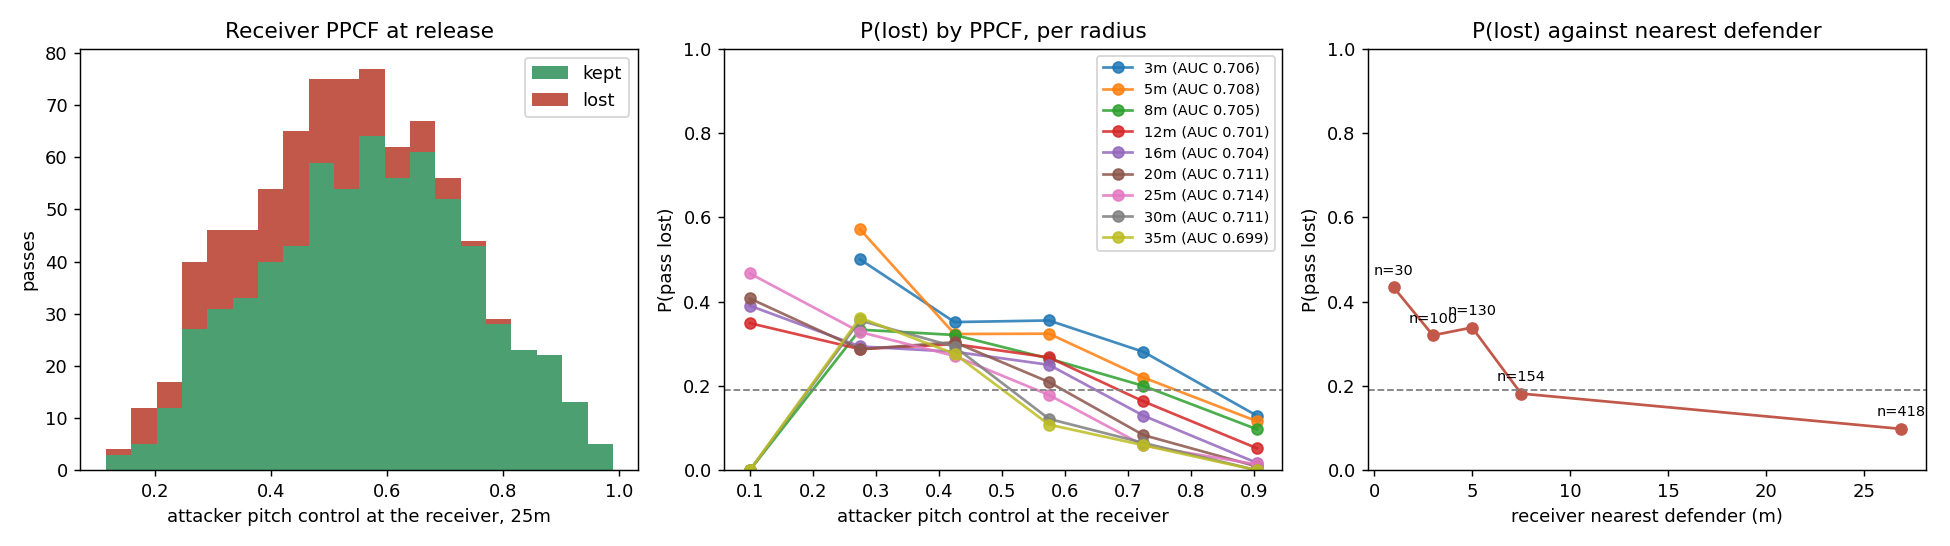

Recreate this plot in Python.
"""Does pitch control at the RECEIVER predict whether a pass is lost?

After a 5M training run the attackers pass into pressure a lot: the ball head
plays into a defender's feet as readily as into space. Two things in the
environment explain why it could not have learned otherwise, and both are
structural rather than a matter of training longer.

  1. The reward cannot see a pass. `physics/ppcf.py` is a pure function of
     player positions and velocities -- `ball_pos` is used only to cache TTI
     into `players['i_p']` -- so `Phi = alpha*pc_f3 + beta*pc_hs` is blind to
     the ball, and so is the per-agent `phi_i`. Releasing the ball moves no
     player, so it moves no potential. Held constant, the reward on the release
     tick is bit-identical for HOLD and for all nine pass targets. The only pass
     content in the whole signal is the terminal `turnover_penalty`, which is
     the team scalar every attacker is paid equally, arriving ~20 ticks later,
     and identical to the one a dribble dispossession pays.

  2. The observation cannot see the receiver's pressure. An attacker gets
     `nearest_defender_feats` about ITSELF and the `K_DEF = 5` defenders nearest
     ITSELF; the teammate block is relative position and velocity only. Measured
     over 40 episodes, the defender who would actually contest a given receiver
     is inside the holder's 5-defender window just 54.3% of the time, so for
     nearly half the targets the threat is not in the input at all.

So we are running this test to establish the missing quantity before adding it:
whether attacker pitch control in the disc around the RECEIVER, at the moment of
release, actually predicts that the pass is lost in this sim. If it does, it is
the feature to put in the teammate block, one column per pass slot.

The variable that decides this is the RADIUS, not any threshold on it. Read at
`termination.AREA_RADIUS = 3.0` -- the +/-2m block the shot gate uses -- the
statistic is saturated at a median of 0.97 and separates almost nothing, because
every player controls the grass under his own feet. That is a statement about
the radius, not about pitch control. See RECEIVER_RADII.

Nearest-defender distance to the receiver is measured alongside as the cheap
alternative, so "use PPCF" ends up a finding rather than an assumption, and
every predictor is scored by AUC rather than by eye: bucket tables show shape
but hide how much of the sample is piled into one bucket.

Writes pass_pressure_samples.csv, pass_pressure_sweep.csv and
pass_pressure_calibration.png next to this file.
"""
import csv
import os
import sys

import matplotlib
matplotlib.use("Agg")
import matplotlib.pyplot as plt
import numpy as np

REPO_ROOT = os.path.abspath(os.path.join(os.path.dirname(__file__), "..", ".."))
sys.path.insert(0, REPO_ROOT)

import physics.ppcf as ppcf                                    # noqa: E402
from environment.grid import PC_CELL_SIZE, PC_NX, PC_NY        # noqa: E402
from environment.lowblock_env import LowBlockEnv, PC_EXTENT    # noqa: E402
from environment.termination import (AREA_DI, AREA_DJ,         # noqa: E402
                                     AREA_RADIUS, pcf_in_area)

OUT_DIR = os.path.dirname(os.path.abspath(__file__))

# The cells pcf_in_area averages, as metre offsets from the player. Recentred on
# an arbitrary point this is the same statistic computed off its own PPCF call
# instead of read out of the fixed grid -- see ON_GRID_MIN_X.
AREA_OFFSETS = np.stack([AREA_DI * PC_CELL_SIZE, AREA_DJ * PC_CELL_SIZE], axis=1)

# THE RADIUS IS THE VARIABLE, not the threshold. termination.AREA_RADIUS = 3.0
# against 2m cells is a 3x3 block spanning +/-2m: the grass under the player's
# own feet. It was calibrated for the shot gate, where the question is whether a
# shooter owns his own body space, and at that scale everyone owns it -- the sim
# median is 0.97, so the statistic is saturated and cannot separate anything.
#
# The pass question is a different one at a different scale: how much of the
# space a receiver must move into, take a touch in and turn out of does his team
# control. That is tens of metres, not two. So the receiver statistic is swept
# over radius here, and a single PPCF call over the largest disc serves all of
# them -- the smaller radii are subsets of the same cells.
# 20m was the top of the first sweep and came out best, which means the sweep
# never found a turning point -- "best" only meant "largest tried". Extended
# past it. There is a confound at this end and report() checks it: a 30m disc
# around a receiver in empty midfield is mostly grass nobody contests, so a large
# radius can drift from measuring pressure into measuring field position.
RECEIVER_RADII = (3.0, 5.0, 8.0, 12.0, 16.0, 20.0, 25.0, 30.0, 35.0)
PITCH_MAX = np.array([105.0, 68.0])


def _disc_offsets(radius, cell=PC_CELL_SIZE):
    """Metre offsets of every cell centre within `radius`, same construction as
    termination.AREA_DI/AREA_DJ."""
    r = int(radius // cell)
    di, dj = np.meshgrid(np.arange(-r, r + 1), np.arange(-r, r + 1),
                         indexing="ij")
    within = (di ** 2 + dj ** 2) * cell ** 2 <= radius ** 2
    return np.stack([di[within] * cell, dj[within] * cell], axis=1)


DISC_OFFSETS = _disc_offsets(max(RECEIVER_RADII))
DISC_RADIUS = np.linalg.norm(DISC_OFFSETS, axis=1)
RADIUS_MASKS = {r: DISC_RADIUS <= r for r in RECEIVER_RADII}

# The PPCF grid spans x in [43, 105]. pcf_in_area clips cell indices into that
# box and _masked_mean counts the out-of-range cells as zero while still
# dividing by AREA_CELLS, so a player near or behind the edge reads LOW control
# because the grid does not cover him, not because he is marked. Any receiver
# whose whole disc is not inside the grid is off-grid for this purpose.
ON_GRID_MIN_X = PC_EXTENT[0] + AREA_RADIUS

N_EPISODES = 220
MAX_TICKS = 300
PASS_RATE = 0.15        # per holder-tick, so passes are sampled across the state
                        # distribution rather than only where a policy would play
SETTLE_TICKS = 10       # ticks after arrival within which a loss still counts as
                        # the pass's fault -- receiving into pressure and being
                        # dispossessed immediately IS passing into pressure
SEED = 1

# Buckets for the reported curve. Uneven on purpose: the interesting structure is
# at the bottom, where the gate would sit.
EDGES = (0.0, 0.2, 0.35, 0.5, 0.65, 0.8, 1.01)
THRESHOLDS = (0.10, 0.15, 0.20, 0.25, 0.30, 0.35, 0.40, 0.50)


def receiver_pcf(env, target_row):
    """Attacker pitch control in the disc around the intended receiver, read off
    the surface for the state the pass is being decided in (env.pc_att is the
    one from the step that produced the current state, which is what the policy
    sees). This is the cheap version: free off a call step() already makes, but
    only meaningful inside PC_EXTENT."""
    pos = np.asarray(env.players["position"][target_row], dtype=float)[None, :]
    surface = np.asarray(env.pc_att, dtype=float).reshape(PC_NX, PC_NY)
    return float(pcf_in_area(pos, surface)[0])


def receiver_pcf_radii(env, target_row):
    """Attacker pitch control around the receiver at every radius in
    RECEIVER_RADII, from ONE PPCF call over the largest disc.

    Centred on the receiver rather than read off the fixed grid, so it is
    defined everywhere on the pitch (see ON_GRID_MIN_X). Cells that fall off the
    pitch are dropped rather than averaged in: for a receiver near a touchline a
    large disc hangs well over the line, and whoever happens to be nearest that
    dead space would otherwise be credited with controlling it.

    ball_pos is left None on purpose -- it only drives the players['i_p'] TTI
    cache, which the env owns and overwrites on its own step.
    """
    pos = np.asarray(env.players["position"][target_row], dtype=float)
    pts = pos + DISC_OFFSETS
    on_pitch = ((pts >= 0.0) & (pts <= PITCH_MAX)).all(axis=1)

    per_player = ppcf.PPCF_grid(pts, env.players)
    att = per_player[:, env.players["team"] == "attacker"].sum(axis=1)
    return {r: float(att[m & on_pitch].mean())
            for r, m in RADIUS_MASKS.items()}


def receiver_defender_distance(env, target_row):
    pos = np.asarray(env.players["position"][target_row], dtype=float)
    dpos = np.asarray(env.players["position"][env.n_att:], dtype=float)
    return float(np.linalg.norm(dpos - pos, axis=1).min())


def target_row_of(env, slot):
    """Ball action `slot` -> attacker row, mirroring engine.ball_action's
    sorted-teammate-id indexing."""
    holder_id = int(env.attacker_ids[env.holder_row()])
    mates = np.sort(env.attacker_ids[env.attacker_ids != holder_id])
    return int(np.flatnonzero(env.attacker_ids == int(mates[slot - 1]))[0])


def random_movement(rng, n_att):
    a = np.zeros((n_att, 3), dtype=np.int64)
    a[:, 0] = rng.integers(0, 9, n_att)
    a[:, 1] = rng.integers(0, 3, n_att)
    return a


def collect():
    """One row per attempted pass. The attackers move randomly and pass at
    random to a random legal target: this is a state-distribution sampler, not a
    policy, and the caveat that it is not the trained policy's distribution is
    recorded in the README rather than papered over."""
    rng = np.random.default_rng(SEED)
    env = LowBlockEnv(max_ticks=MAX_TICKS, scripted_attackers=False)

    rows = []
    for _ in range(N_EPISODES):
        env.reset(seed=int(rng.integers(0, 2 ** 31 - 1)))
        pending = None   # a pass in the air, or just landed and still settling

        for t in range(MAX_TICKS):
            action = random_movement(rng, env.n_att)
            row = env.holder_row()

            if row is not None and pending is None:
                legal = np.flatnonzero(env.action_mask()[row])
                legal = legal[legal != 0]        # HOLD is not a pass
                if legal.size and rng.random() < PASS_RATE:
                    slot = int(rng.choice(legal))
                    trow = target_row_of(env, slot)
                    action[row, 2] = slot
                    pending = {
                        "pcf": receiver_pcf(env, trow),
                        "radii": receiver_pcf_radii(env, trow),
                        "x": float(env.players["position"][trow][0]),
                        "def_dist": receiver_defender_distance(env, trow),
                        "length": float(np.linalg.norm(
                            env.players["position"][trow]
                            - env.players["position"][row])),
                        "target_row": trow,
                        "released": t,
                        "arrived": None,
                        "in_flight_loss": False,
                    }

            _obs, _r, term, _trunc, info = env.step(action)

            if pending is not None:
                lost_now = info["outcome"] == "failure"
                if pending["arrived"] is None:
                    # still in the air, until the ball is held again
                    if lost_now:
                        pending["in_flight_loss"] = True
                        rows.append(_finish(pending, True, True))
                        pending = None
                    elif env.ball["state"] == "held":
                        holder = env.holder_row()
                        if holder is None:
                            # a defender collected it -- ball_mechanics gives it
                            # to whoever is nearest the landing spot
                            rows.append(_finish(pending, True, True))
                            pending = None
                        else:
                            pending["arrived"] = t
                elif lost_now or t - pending["arrived"] >= SETTLE_TICKS:
                    # completed; did the receiver survive the settling window?
                    rows.append(_finish(pending, False, bool(lost_now)))
                    pending = None

            if term:
                if pending is not None:
                    rows.append(_finish(pending, pending["arrived"] is None,
                                        info["outcome"] == "failure"))
                    pending = None
                break

    return rows


def _finish(pending, lost_in_transit, lost_soon):
    row = {"pcf_r{:g}".format(r): v for r, v in pending["radii"].items()}
    row.update({
        "receiver_pcf": pending["pcf"],
        "receiver_x": pending["x"],
        "on_grid": int(pending["x"] >= ON_GRID_MIN_X),
        "receiver_def_dist": pending["def_dist"],
        "pass_length": pending["length"],
        # the pass never reached its man
        "lost_in_transit": int(lost_in_transit),
        # ... or it did, and was gone inside SETTLE_TICKS
        "lost_within_settle": int(lost_soon),
    })
    return row


def auc(score, y):
    """P(a lost pass scores higher than a kept one), ties counted as half.

    Mann-Whitney U. Bucket tables show shape but hide how much of the sample
    sits in one bucket; this is the single number that says whether a predictor
    separates the two classes at all. 0.5 is a coin flip. `score` must be
    oriented so that higher means more dangerous.
    """
    a, b = score[y], score[~y]
    if not len(a) or not len(b):
        return float("nan")
    ranks = np.argsort(np.argsort(np.concatenate([a, b])))[:len(a)] + 1
    u = ranks.sum() - len(a) * (len(a) + 1) / 2
    return float(u / (len(a) * len(b)))


def logistic_auc(scores, y, iters=300, lr=0.5):
    """AUC of the best linear combination of `scores`, each standardised. If a
    predictor is redundant given the others its fitted weight collapses toward
    zero and the combined AUC does not beat the best single one."""
    X = np.stack(scores, axis=1)
    X = (X - X.mean(0)) / np.where(X.std(0) > 0, X.std(0), 1.0)
    X = np.hstack([X, np.ones((len(X), 1))])
    w = np.zeros(X.shape[1])
    for _ in range(iters):
        p = 1.0 / (1.0 + np.exp(-X @ w))
        w += lr * X.T @ (y.astype(float) - p) / len(X)
    return auc(X @ w, y), w[:-1]


def curve(x, lost, edges):
    out = []
    for lo, hi in zip(edges[:-1], edges[1:]):
        m = (x >= lo) & (x < hi)
        out.append((lo, hi, int(m.sum()),
                    float(lost[m].mean()) if m.any() else float("nan")))
    return out


def report(rows):
    pcf = np.array([r["receiver_pcf"] for r in rows])
    radii = {r: np.array([row["pcf_r{:g}".format(r)] for row in rows])
             for r in RECEIVER_RADII}
    dist = np.array([r["receiver_def_dist"] for r in rows])
    on = np.array([r["on_grid"] for r in rows], dtype=bool)
    transit = np.array([r["lost_in_transit"] for r in rows], dtype=float)
    settle = np.array([r["lost_within_settle"] for r in rows], dtype=float)
    lost = np.maximum(transit, settle)

    print(f"passes {len(rows)}  lost in transit {transit.mean():.1%}  "
          f"lost within {SETTLE_TICKS} ticks of arrival {settle.mean():.1%}  "
          f"either {lost.mean():.1%}")
    print(f"receivers off the PPCF grid (x < {ON_GRID_MIN_X:.0f}): "
          f"{(~on).sum()} of {len(rows)} = {(~on).mean():.1%}, "
          f"loss rate {lost[~on].mean():.1%} against {lost[on].mean():.1%} on it")
    print()

    # The grid-read column is only interpretable on-grid, so it is reported both
    # ways: the contaminated curve is what you get if you forget, and the
    # difference between them IS the finding.
    for label, mask in (("ALL passes (contaminated)", np.ones_like(on)),
                        ("on-grid receivers only", on)):
        print(f"receiver pcf_in_area, grid-read -- {label}")
        print("  bucket              n    P(lost)")
        for lo, hi, n, p in curve(pcf[mask], lost[mask], EDGES):
            print(f"  [{lo:.2f}, {hi:.2f})     {n:5d}   {p:.1%}")
        print()

    y = lost.astype(bool)

    # THE HEADLINE. Radius, not threshold, is what decides whether PPCF can see
    # pressure at all. `spread` is the interquartile range: a statistic pinned
    # against 1.0 for everybody has nothing left to discriminate with, so it is
    # reported next to the AUC rather than inferred from it.
    print("receiver PPCF by radius (own centred call):")
    print("  radius   median   IQR     AUC     vs distance, best linear combo")
    for r in RECEIVER_RADII:
        x = radii[r]
        iqr = float(np.percentile(x, 75) - np.percentile(x, 25))
        combo, w = logistic_auc([-x, -dist], y)
        print(f"  {r:5.0f}m   {np.median(x):.3f}   {iqr:.3f}   "
              f"{auc(-x, y):.3f}   {combo:.3f}  "
              f"(pcf {w[0]:+.2f}, dist {w[1]:+.2f})")
    print()

    best_r = max(RECEIVER_RADII, key=lambda r: auc(-radii[r], y))
    best = radii[best_r]
    print(f"best radius {best_r:.0f}m -- P(lost) by bucket")
    print("  bucket              n    P(lost)")
    for lo, hi, n, p in curve(best, lost, EDGES):
        print(f"  [{lo:.2f}, {hi:.2f})     {n:5d}   {p:.1%}")
    print()

    print("receiver nearest defender  n    P(lost)     (the cheap alternative)")
    for lo, hi, n, p in curve(dist, lost, (0.0, 2.0, 4.0, 6.0, 9.0, 99.0)):
        print(f"  [{lo:.0f}m, {hi:.0f}m)        {n:5d}   {p:.1%}")
    print()

    print("predictor                                  AUC")
    for name, score, m in (
            ("receiver pcf_in_area, grid-read (all)", -pcf, np.ones_like(on)),
            ("receiver pcf_in_area, grid-read (on-grid)", -pcf, on),
            (f"receiver PPCF at {best_r:.0f}m, centred", -best, np.ones_like(on)),
            ("receiver nearest-defender distance", -dist, np.ones_like(on)),
            ("pass length", np.array([r["pass_length"] for r in rows]),
             np.ones_like(on))):
        print(f"  {name:<42} {auc(score[m], y[m]):.3f}   (n={int(m.sum())})")
    print()

    print(f"gate on the {best_r:.0f}m PPCF, all passes:")
    for thr in THRESHOLDS:
        below = best < thr
        if not below.any():
            continue
        print(f"  < {thr:.2f}: masks {below.mean():5.1%} of passes, "
              f"carrying {lost[below].mean():5.1%} loss "
              f"vs {lost[~below].mean():5.1%} for the rest")
    print()

    # THE CONFOUND. A big disc around a receiver standing in empty midfield is
    # mostly uncontested grass, and deep receivers are safe for reasons that have
    # nothing to do with pressure. If a large radius is really just reading field
    # position, then receiver x explains it and PPCF's weight collapses once x is
    # in the model -- the same collapse that exposed the 3m column as redundant
    # against distance. Reported for every radius, because where it sets in is
    # exactly where the radius stops being a pressure measurement.
    x = np.array([r["receiver_x"] for r in rows])
    print(f"field-position control (receiver x alone, AUC {auc(-x, y):.3f}):")
    print("  radius   pcf alone   +x      weights (pcf, x)")
    for r in RECEIVER_RADII:
        with_x, w = logistic_auc([-radii[r], -x], y)
        print(f"  {r:5.0f}m   {auc(-radii[r], y):.3f}       {with_x:.3f}   "
              f"({w[0]:+.2f}, {w[1]:+.2f})")
    print()
    all_three, w3 = logistic_auc([-radii[best_r], -dist, -x], y)
    print(f"  all three at {best_r:.0f}m: AUC {all_three:.3f}  "
          f"(pcf {w3[0]:+.2f}, dist {w3[1]:+.2f}, x {w3[2]:+.2f})")

    with open(os.path.join(OUT_DIR, "pass_pressure_samples.csv"), "w",
              newline="") as fh:
        w = csv.DictWriter(fh, fieldnames=list(rows[0].keys()))
        w.writeheader()
        w.writerows(rows)

    with open(os.path.join(OUT_DIR, "pass_pressure_sweep.csv"), "w",
              newline="") as fh:
        w = csv.writer(fh)
        w.writerow(["radius", "median", "iqr", "auc", "auc_with_distance",
                    "weight_pcf", "weight_distance"])
        for r in RECEIVER_RADII:
            x = radii[r]
            combo, wt = logistic_auc([-x, -dist], y)
            w.writerow([r, float(np.median(x)),
                        float(np.percentile(x, 75) - np.percentile(x, 25)),
                        auc(-x, y), combo, float(wt[0]), float(wt[1])])

    plot(radii, best_r, dist, lost, y)
    return radii, best_r, dist, lost


def plot(radii, best_r, dist, lost, y):
    fig, ax = plt.subplots(1, 3, figsize=(15, 4.2))

    best = radii[best_r]
    ax[0].hist([best[lost == 0], best[lost == 1]], bins=20, stacked=True,
               label=["kept", "lost"], color=["#4c9f70", "#c1584a"])
    ax[0].set_xlabel(f"attacker pitch control at the receiver, {best_r:.0f}m")
    ax[0].set_ylabel("passes")
    ax[0].set_title("Receiver PPCF at release")
    ax[0].legend()

    # Every radius on one axis: the 3m curve is the flat one, and the spread
    # between them is the finding.
    for r in RECEIVER_RADII:
        pts = curve(radii[r], lost, EDGES)
        ax[1].plot([0.5 * (lo + hi) for lo, hi, _n, _p in pts],
                   [p for *_x, p in pts], "o-", alpha=0.85,
                   label=f"{r:.0f}m (AUC {auc(-radii[r], y):.3f})")

    ax[1].axhline(lost.mean(), ls="--", lw=1, color="0.5")
    ax[1].set_xlabel("attacker pitch control at the receiver")
    ax[1].set_ylabel("P(pass lost)")
    ax[1].set_ylim(0, 1)
    ax[1].set_title("P(lost) by PPCF, per radius")
    ax[1].legend(fontsize=8)

    pts = curve(dist, lost, (0.0, 2.0, 4.0, 6.0, 9.0, 99.0))
    centres = [0.5 * (lo + min(hi, dist.max())) for lo, hi, _n, _p in pts]
    ax[2].plot(centres, [p for *_x, p in pts], "o-", color="#c1584a")
    for c, (_lo, _hi, n, p) in zip(centres, pts):
        if n:
            ax[2].annotate(f"n={n}", (c, p), textcoords="offset points",
                           xytext=(0, 7), ha="center", fontsize=8)
    ax[2].axhline(lost.mean(), ls="--", lw=1, color="0.5")
    ax[2].set_xlabel("receiver nearest defender (m)")
    ax[2].set_ylabel("P(pass lost)")
    ax[2].set_ylim(0, 1)
    ax[2].set_title("P(lost) against nearest defender")

    fig.tight_layout()
    fig.savefig(os.path.join(OUT_DIR, "pass_pressure_calibration.png"), dpi=130)


def load():
    """Re-report from the committed samples CSV. Collection is ~13 minutes of
    PPCF; reworking the tables should not cost that again."""
    with open(os.path.join(OUT_DIR, "pass_pressure_samples.csv")) as fh:
        return [{k: float(v) for k, v in r.items()} for r in csv.DictReader(fh)]


if __name__ == "__main__":
    report(load() if "--reuse" in sys.argv else collect())
